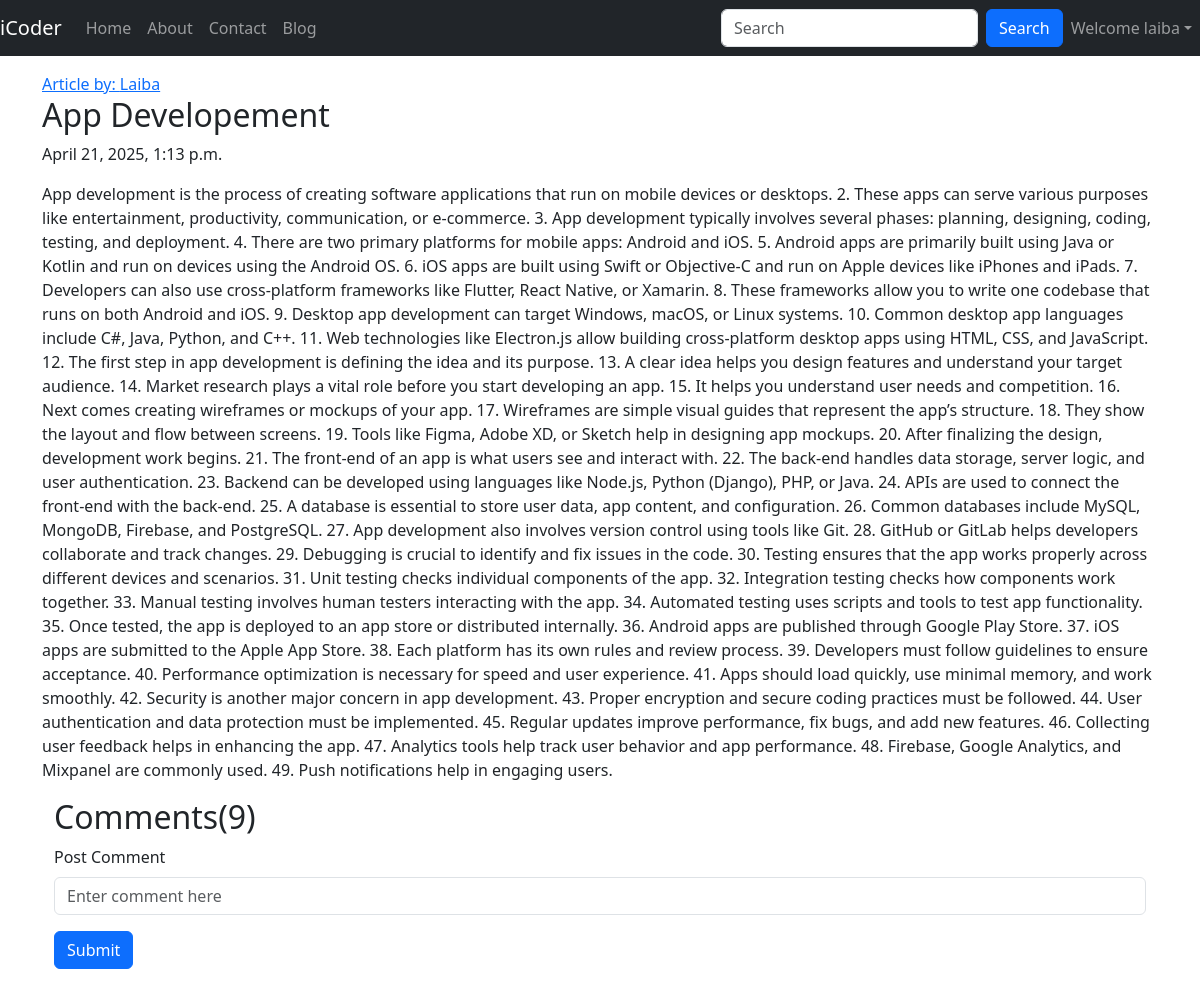
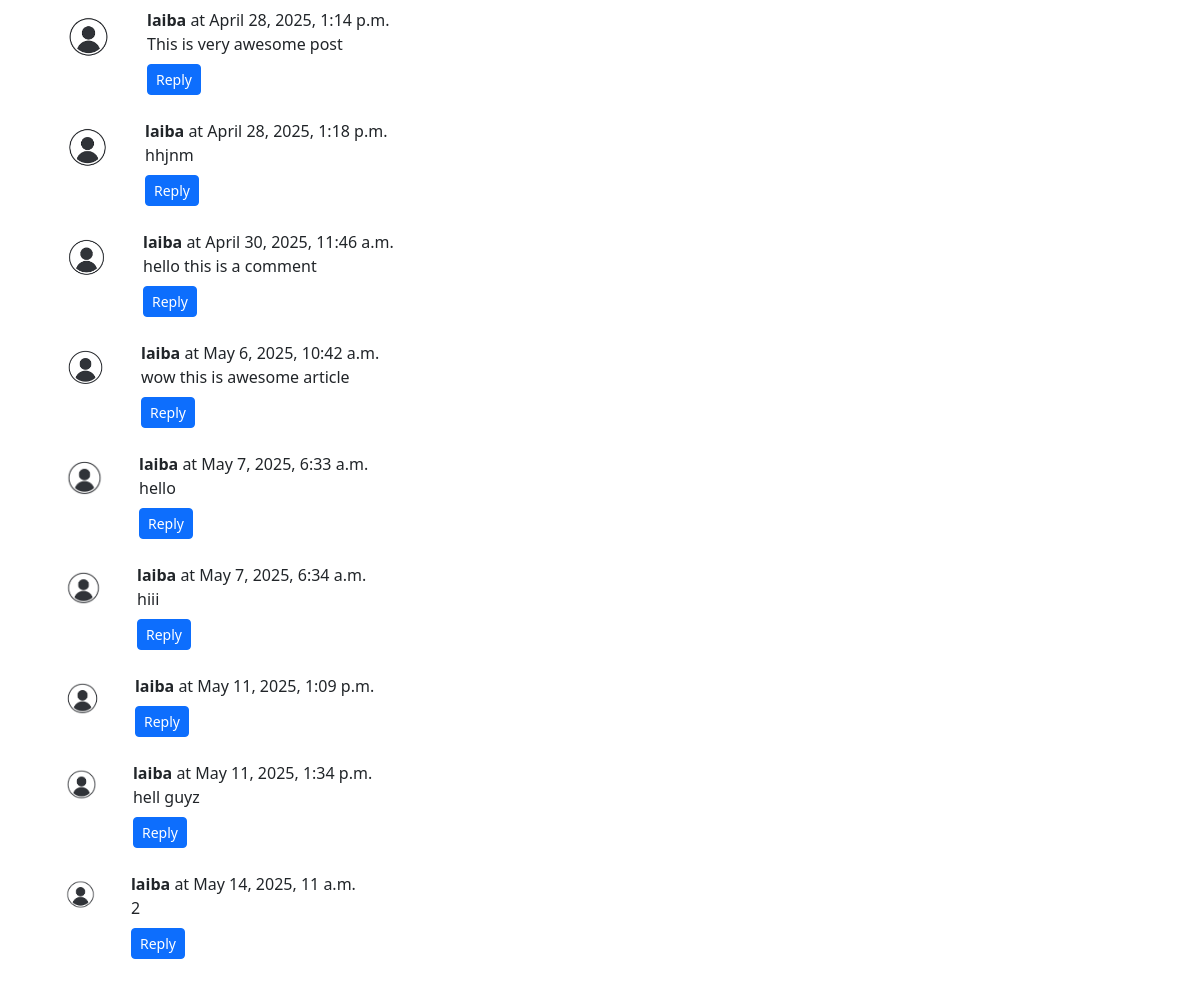
Page /blog/first-post (signed in) on the committed database (2 pictures, top to bottom).
### blog/models.py (models this page shows, shortened)
class Post(models.Model):
    sno= models.AutoField(primary_key=True)
    title = models.CharField(max_length=100)
    author = models.CharField(max_length=50)
    content = models.TextField()
    slug = models.SlugField(max_length=100, unique=True)
    timestamp = models.DateTimeField(blank=True)

class BlogComment(models.Model):
    sno = models.AutoField(primary_key=True)
    comment = models.TextField()
    post = models.ForeignKey(Post, on_delete=models.CASCADE)
    parent = models.ForeignKey('self', on_delete=models.CASCADE, null=True)
    user = models.ForeignKey(User, on_delete=models.CASCADE)
    timestamp = models.DateTimeField(default=now)

### blog/views.py (the view)
# urls.py: path('<str:slug>', views.blogPost, name='blogPost'),
def blogPost(request, slug):
    post=Post.objects.filter(slug=slug).first()
    comments = BlogComment.objects.filter(post=post)
    context={"post":post,"comments":comments,'user':request.user}
    return render(request, "blog/blogPost.html", context)

### templates/blog/blogPost.html (shortened to what this page needs)
{%extends 'base.html'%}
{%block body%}
<div class="container my-3">
  <div class="blog-post">
    <a href="#">Article by: {{post.author}}</a>
    <h2 class="blog-post-title">{{post.title}}</h2>
    <p class="blog-post-meta">{{post.timestamp}}</p>
    <p>{{post.content}}</p>
  </div>
  <div class="container">
    <h2>Comments({{comments.count}})</h2>
    <form action="/blog/postcomment" method="post">
      <div class="form-group">
        <label for="comment">Post Comment </label>
        <input type="text" class="form-control my-2"  name="comment"  placeholder="Enter comment here" />
      </div>
      <button type="submit" class="btn btn-primary my-2">Submit</button>
    </form>
    {% for comment in comments %}
    <div class="row my-3">
      <div class="col-md-1">
        <img
          class="rounded mx-auto d-block w-100 p-2"
          src="/static/download.png"
          alt="user"
        />
      </div>
      <div class="col-md-11">
        <b> {{comment.user.username}} </b> at {{ comment.timestamp }}
        <div>{{comment.comment}}</div>
        <div class="reply mx-0 my-2">
  <button class="btn btn-primary btn-sm" type="button" data-bs-toggle="collapse" data-bs-target="#replybox{{comment.sno}}" aria-expanded="false" aria-controls="replybox{{comment.sno}}">
    Reply
  </button>
        </div>
      </div>
      {% endfor %} {%endblock%}

### templates/base.html (shortened to what this page needs)
<!DOCTYPE html>
<html lang="en">
  <head>
    <link
      href="https://cdn.jsdelivr.net/npm/bootstrap@5.3.2/dist/css/bootstrap.min.css"
      rel="stylesheet"
    />
  </head>
  <body>
    <nav class="navbar navbar-expand-lg navbar-dark bg-dark">
      <a class="navbar-brand" href="/">iCoder</a>
      <div class="collapse navbar-collapse" id="navbarSupportedContent">
        <ul class="navbar-nav me-auto">
          <li
            class="nav-item"
            {%
            block
            homeactive
            %}
            active
            {%
            endblock
            homeactive
            %}
          >
            <a class="nav-link" href="/">Home</a>
          </li>
          <li
            class="nav-item"
            {%
            block
            aboutactive
            %}
            active
            {%
            endblock
            aboutactive
            %}
          >
            <a class="nav-link" href="/about">About</a>
          </li>
          <li
            class="nav-item"
            {%
            block
            contactactive
            %}
            active
            {%
            endblock
            contactactive
            %}
          >
            <a class="nav-link" href="/contact">Contact</a>
          </li>
          <li
            class="nav-item"
            {%
            block
            blogactive
            %}
            active
            {%
            endblock
            blogactive
            %}
          >
            <a class="nav-link" href="/blog">Blog</a>
          </li>
        </ul>
        <form method="get" action="/search" class="d-flex">
          <input
            class="form-control me-2"
            type="search"
            name="query"
            id="query"
            placeholder="Search"
            aria-label="Search"
          />
          <button class="btn btn-primary" type="submit">Search</button>
        </form>
        {% if user.is_authenticated %}
        <ul class="navbar-nav ml-2">
          <li class="nav-item dropdown">
            <a
              class="nav-link dropdown-toggle"
              href="#"
              id="navbarDropdown"
              role="button"
              data-bs-toggle="dropdown"
              aria-expanded="false"
              >Welcome {{ user.username }}</a
            >
          </li>
        </ul>
        {% endif %}
      </div>
    </nav>
    {% block body %}{% endblock %}
  </body>
</html>

### rows in the picture
Post: author "Laiba", title "App Developement", timestamp "April 21, 2025, 1:13 p.m.", content "App development is the process of creating software applications that run on mobile devices or desktops. 2. These apps can serve various purposes like entertainment, productivity, communication, or e-commerce. 3. App development typically involves several phases: planning, designing, coding, testing, and deployment. 4. There are two primary platforms for mobile apps: Android and iOS. 5. Android apps are primarily built using Java or Kotlin and run on devices using the Android OS. 6. iOS apps are built using Swift or Objective-C and run on Apple devices like iPhones and iPads. 7. Developers can also use cross-platform frameworks like Flutter, React Native, or Xamarin. 8. These frameworks…"
BlogComment: user.username "laiba", timestamp "April 28, 2025, 1:14 p.m.", comment "This is very awesome post"
BlogComment: user.username "laiba", timestamp "April 28, 2025, 1:18 p.m.", comment "hhjnm"
BlogComment: user.username "laiba", timestamp "April 30, 2025, 11:46 a.m.", comment "hello this is a comment"
BlogComment: user.username "laiba", timestamp "May 6, 2025, 10:42 a.m.", comment "wow this is awesome article"
BlogComment: user.username "laiba", timestamp "May 7, 2025, 6:33 a.m.", comment "hello"
BlogComment: user.username "laiba", timestamp "May 7, 2025, 6:34 a.m.", comment "hiii"
BlogComment: user.username "laiba", timestamp "May 11, 2025, 1:09 p.m."
BlogComment: user.username "laiba", timestamp "May 11, 2025, 1:34 p.m.", comment "hell guyz"
BlogComment: user.username "laiba", timestamp "May 14, 2025, 11 a.m.", comment "2"

### other values in the picture
{{ user.username }} "laiba"
{{ comments.count }} "9"
